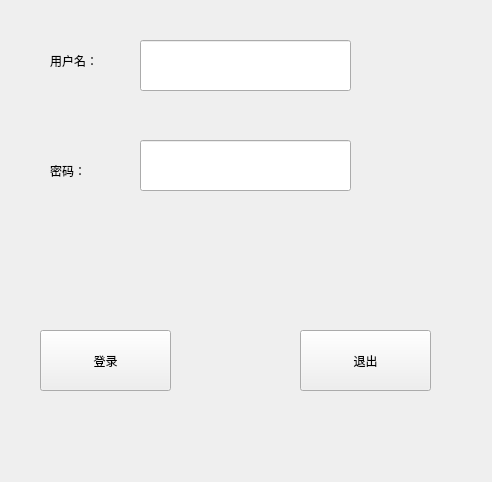
<?xml version="1.0" encoding="UTF-8"?>
<ui version="4.0">
 <class>login</class>
 <widget class="QWidget" name="login">
  <property name="geometry">
   <rect>
    <x>0</x>
    <y>0</y>
    <width>492</width>
    <height>482</height>
   </rect>
  </property>
  <property name="windowTitle">
   <string>login</string>
  </property>
  <widget class="QLabel" name="label_2">
   <property name="geometry">
    <rect>
     <x>50</x>
     <y>140</y>
     <width>61</width>
     <height>61</height>
    </rect>
   </property>
   <property name="text">
    <string>密码：</string>
   </property>
  </widget>
  <widget class="QLineEdit" name="nameLineEdit">
   <property name="geometry">
    <rect>
     <x>140</x>
     <y>40</y>
     <width>211</width>
     <height>51</height>
    </rect>
   </property>
  </widget>
  <widget class="QPushButton" name="exitButton">
   <property name="geometry">
    <rect>
     <x>300</x>
     <y>330</y>
     <width>131</width>
     <height>61</height>
    </rect>
   </property>
   <property name="text">
    <string>退出</string>
   </property>
  </widget>
  <widget class="QPushButton" name="loginButton">
   <property name="geometry">
    <rect>
     <x>40</x>
     <y>330</y>
     <width>131</width>
     <height>61</height>
    </rect>
   </property>
   <property name="text">
    <string>登录</string>
   </property>
  </widget>
  <widget class="QLineEdit" name="pwdLineEdit">
   <property name="geometry">
    <rect>
     <x>140</x>
     <y>140</y>
     <width>211</width>
     <height>51</height>
    </rect>
   </property>
  </widget>
  <widget class="QLabel" name="label">
   <property name="geometry">
    <rect>
     <x>50</x>
     <y>30</y>
     <width>71</width>
     <height>61</height>
    </rect>
   </property>
   <property name="text">
    <string>用户名：</string>
   </property>
  </widget>
 </widget>
 <layoutdefault spacing="6" margin="11"/>
 <tabstops>
  <tabstop>nameLineEdit</tabstop>
  <tabstop>pwdLineEdit</tabstop>
  <tabstop>loginButton</tabstop>
  <tabstop>exitButton</tabstop>
 </tabstops>
 <resources/>
 <connections/>
</ui>
